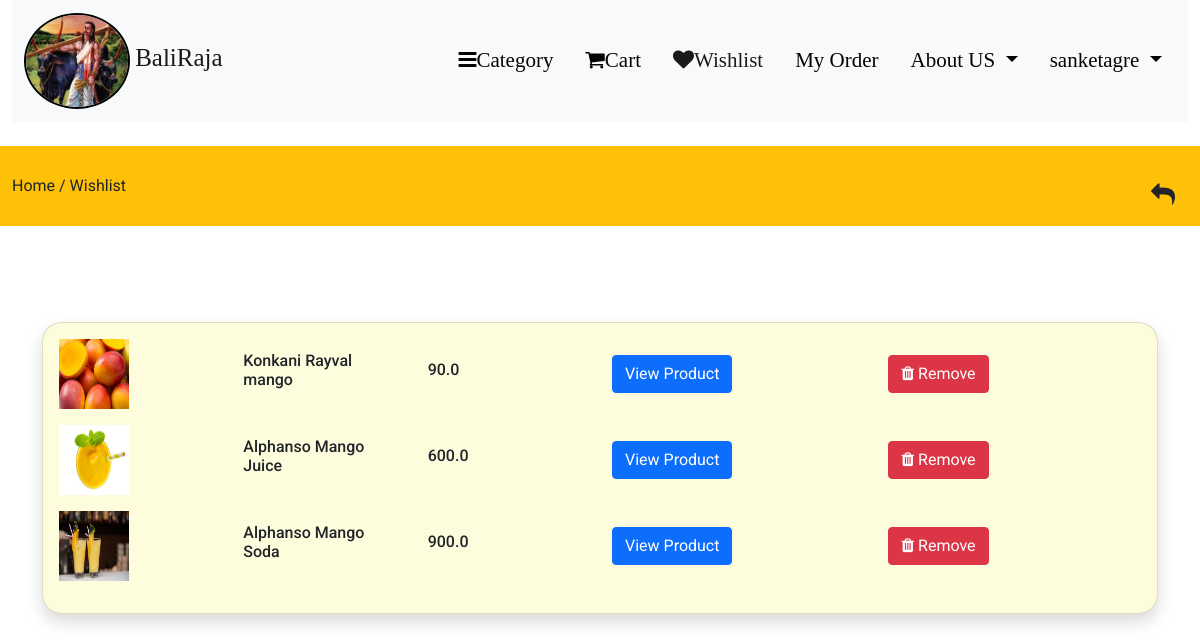
Page /wishlist (signed in) on the committed database.
### app/models.py (models this page shows, shortened)
class Wishlist(models.Model):
    user=models.ForeignKey(User, on_delete=models.CASCADE)
    Product=models.ForeignKey(product, on_delete=models.CASCADE)
    created_at=models.DateTimeField(auto_now_add=True)

class product(models.Model):
    category=models.ForeignKey(category, on_delete=models.CASCADE)
    slug= models.CharField(max_length=191, null=False, blank=False)
    name= models.CharField(max_length=191, null=False, blank=False)
    product_image=models.ImageField(upload_to=get_file_path,null=False, blank=False )
    small_desc= models.TextField(max_length=250, null=True, blank=False )
    quantity=models.IntegerField(null=False, blank=False)
    qty_prod= models.CharField(max_length=191, null=True, blank=True)
    title_qty= models.CharField(max_length=191, null=True, blank=True)
    product_desc= models.TextField(max_length=500, null=False, blank=False )
    original_price=models.FloatField(null=False, blank=False)
    selling_price=models.FloatField(null=False, blank=False)
    status=models.BooleanField(default=False, help_text="0=default, 1=Hidden")
    trending=models.BooleanField(default=False, help_text="0=default, 1=Trending")
    best_deal=models.BooleanField(default=False, help_text="0=default, 1=Best_deal")
    vegitables=models.BooleanField(default=False, help_text="0=default, 1=Vegitables")
    fruits=models.BooleanField(default=False, help_text="0=default, 1=Fruits")
    harbs=models.BooleanField(default=False, help_text="0=default, 1=Harbs")
    dry_fruits=models.BooleanField(default=False, help_text="0=default, 1=Dry_fruits")
    dal=models.BooleanField(default=False, help_text="0=default, 1=Dal")
    masale=models.BooleanField(default=False, help_text="0=default, 1=Masale")
    farming_Tools=models.BooleanField(default=False, help_text="0=default, 1=Farming_Tools")
    fertilizer=models.BooleanField(default=False, help_text="0=default, 1=Fertilizer")
    insecticides=models.BooleanField(default=False, help_text="0=default, 1=Insecticides")
    other_farming_Tools=models.BooleanField(default=False, help_text="0=default, 1=Other_farming_Tools")
    tag=models.CharField(max_length=150, null=True, blank=False )
    meta_title=models.CharField(max_length=191, null=False, blank=False)
    meta_keywords=models.CharField(max_length=191, null=False, blank=False)
    meta_desc= models.TextField(max_length=500, null=False, blank=False )
    created_at=models.DateTimeField(auto_now_add=True)

### app/controller/wishlist.py (the view)
# urls.py: path("",views.index, name="home"),
@login_required(login_url="loginpage")
def index(request):
    wishlist=Wishlist.objects.filter(user=request.user)
    context={'wishlist':wishlist}
    return render(request,"products/wishlist.html", context)

### app/models.py (called while the page is built)
    def __str__(self):
        return self.name

### template/products/wishlist.html (shortened to what this page needs)
{% extends 'base.html' %} {% block body %}
<div class="py-1 my-4 bg-warning">
  <div class="container-fluid my-4">
    <a class="text-dark" href="{% url 'home' %}"> Home /</a>
    <a class="text-dark" href="{% url 'wishlist' %}"> Wishlist </a>
    <a href="{% url 'home' %}" class="btn btn-warning float-end text-dark"
      ><h4><i class="fa fa-reply"></i></h4
    ></a>
  </div>
</div>
<div class="py-5" id="box-1">
  <div class="container">
    <div class="row">
      <div class="col-md-12 my-4">
        <div class="card shadow">
          <div class="card-body wishdata">
            {% if wishlist %} {% for item in wishlist %}
            <div class="row product_data mb-3">
              <div class="col-md-2 my-auto">
                <img
                  src="{{ item.Product.product_image.url }}"
                  height="70px"
                  width="70"
                  alt="image here"
                />
              </div>
              <div class="col-md-2 my-auto">
                <h6>{{ item.Product.name }}</h6>
              </div>
              <div class="col-md-2 my-auto">
                <h6>{{ item.Product.selling_price }}</h6>
              </div>
              <div class="col-md-3 my-auto">
                <a
                  href="{% url 'productview' item.Product.category item.Product.slug %}"
                  class="btn btn-primary"
                >
                  View Product</a
                >
              </div>
              <div class="col-md-3 my-auto">
                <button class="btn btn-danger delete-wishlist-item">
                  <i class="fa fa-trash"></i> Remove
                </button>
              </div>
            </div>
            {% endfor %} {% else %}
            <h4>Your Wishlist Is Empty</h4>
            {% endif %}
          </div>
        </div>
      </div>
    </div>
  </div>
</div>
  {% endblock body %}

### template/navbar.html (shortened to what this page needs)
<div class="container-fluid">
  <nav class="navbar navbar-expand-lg navbar-light bg-light">
    <div class="container-fluid">
      <a class="navbar-brand" href="/">
        <img  class="svg balirajalogo w-50"src="/static/images/1.jfif" alt="logo" > <i class="fa fa " style="font-size: 25px;">BaliRaja</i> </a>
      <div class="collapse navbar-collapse" id="navbarSupportedContent">
        <ul class="navbar-nav text-center ms-auto">
          <li class="nav-item">
            <a class="nav-link {% if request.resolver_match.url_name == 'collection' %}active{% endif %}" aria-current="page" href="{% url 'collection' %}"> <i class="fa fa-bars">Category</i></a>
          </li>
          <li class="nav-item">
            <a class="nav-link {% if request.resolver_match.url_name == 'cart' %}active{% endif %}" aria-current="page" href="{% url 'cart' %}"> <i class="fa fa-shopping-cart">Cart</i></a>
          </li>
          <li class="nav-item">
            <a class="nav-link {% if request.resolver_match.url_name == 'wishlist' %}active{% endif %}" aria-current="page" href="{% url 'wishlist' %}"> <i class="fa fa-heart">Wishlist</i></a>
          </li>
          <li class="nav-item">
            <a class="nav-link {% if request.resolver_match.url_name == 'myorder' %}active{% endif %}" aria-current="page" href="{% url 'myorder' %}"> <i class="fa fa">My Order</i></a>
          </li>
          <li class="nav-item dropdown">
            <a class="nav-link dropdown-toggle" href="#" id="navbarDropdown" role="button" data-bs-toggle="dropdown" aria-expanded="false">
              <i class="fa fa-about">About US</i>
            </a>
          </li>
          {% if request.user.is_authenticated %}
          <li class="nav-item dropdown">
            <a class="nav-link dropdown-toggle" href="#" id="navbarDropdown" role="button" data-bs-toggle="dropdown" aria-expanded="false">
              <i class="fa fa-about">{{request.user}}</i>
            </a>
          </li>
          {% endif %}
        </ul>
      </div>
    </div>
  </nav>
</div>

### template/base.html (style rules this page uses)
* { font-family: 'Roboto', sans-serif; margin: 0; padding: 0; }
a { text-decoration: none; }
.card { background-color: #fdfcdd; border-radius: 1.25rem; }

### template/navbar.html (style rules this page uses)
.svg { height: 6rem; width: 2rem; padding-right: .0005rem; padding-left: .0005rem; color: rgb(255, 255, 255); border-radius: 50%; border: 2px solid black; }
.nav-link { padding-right: 1.3rem; padding-left: .5rem; color: #000000; font-size: 21px; }
.navbar-light .navbar-nav .nav-link { color: rgb(4, 4, 4); }
a { color: #0f1012; }
ul { display: inline-block; }
ul li { display: inline-block; margin: 0 6px; }
.navbar-nav { display: inline-block; }

### template/products/wishlist.html (style rules this page uses)
div .my-auto { display: flex; }
.row { flex-direction: nowrap; }
#box-1 { display: none; }
@media only screen and (min-width: 766px) { #box-1 { display: block; } }

### rows in the picture
Wishlist: Product.product_image (picture), Product.name "Konkani Rayval mango", Product.selling_price "90.0"
Wishlist: Product.product_image (picture), Product.name "Alphanso Mango Juice", Product.selling_price "600.0"
Wishlist: Product.product_image (picture), Product.name "Alphanso Mango Soda", Product.selling_price "900.0"

### other values in the picture
{{ request.user }} "sanketagre"
